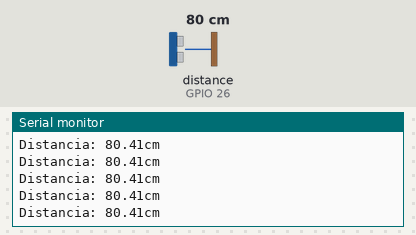
Simulated run of this sketch. Board: ESP32. Parts: the last lines printed to the serial monitor. Wiring (from diagram.json): ultrasonic range finder: trigger GPIO 27; echo GPIO 26. The inputs (shaded band) are chosen by the test bench; at power-on: distance to the obstacle (sensor on GPIO 26) 80 cm. The echo pulse lasts 58.3 µs per cm.

Above: at 1.2 s.
1.3 s: distance to the obstacle (sensor on GPIO 26) set to 2 cm
At 1.9 s:
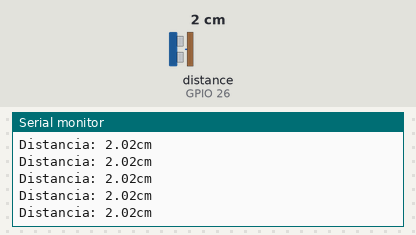
4.3 s: distance to the obstacle (sensor on GPIO 26) set to 35 cm
At 4.9 s:
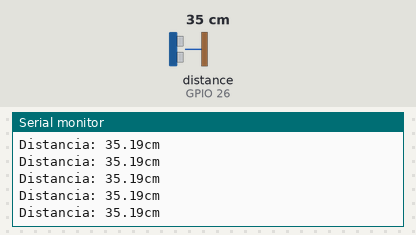
Timing chart, 0 to 5.4 s (numbered marks = the images above; inputs shaded):
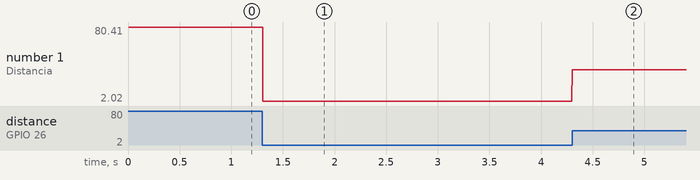

Measured:
- after the input at 1.3 s, the serial monitor: prints a new line at once (image 1)
- after the input at 4.3 s, the serial monitor: prints a new line at once (image 2)
- plotted number 1: 80.41 → 2.02 after the input at 1.3 s, 2.02 → 35.19 after the input at 4.3 s

The sketch:

sketch.ino
```cpp
const int PIN_TRIG = 27; //Trigger Pulse
const int PIN_ECHO = 26; //Echo Pulse


void setup() {
  // put your setup code here, to run once:
  Serial.begin(115200);

  pinMode(PIN_TRIG, OUTPUT);
  pinMode(PIN_ECHO, INPUT);


  digitalWrite(PIN_TRIG, LOW);
}

void loop() {
  digitalWrite(PIN_TRIG, LOW);
  delayMicroseconds(2);

  digitalWrite(PIN_TRIG, HIGH);
  delayMicroseconds(11);
  digitalWrite(PIN_TRIG, LOW);


  long medicao = pulseIn(PIN_ECHO, HIGH, 60000);

  float distancia = medicao / 58.0;

  if(distancia < 2.0 || distancia > 400.0 || medicao == 0){
    distancia = 0.0;
  }

  Serial.print("Distancia: ");
  Serial.print((float)distancia);
  Serial.println("cm");

}
```
